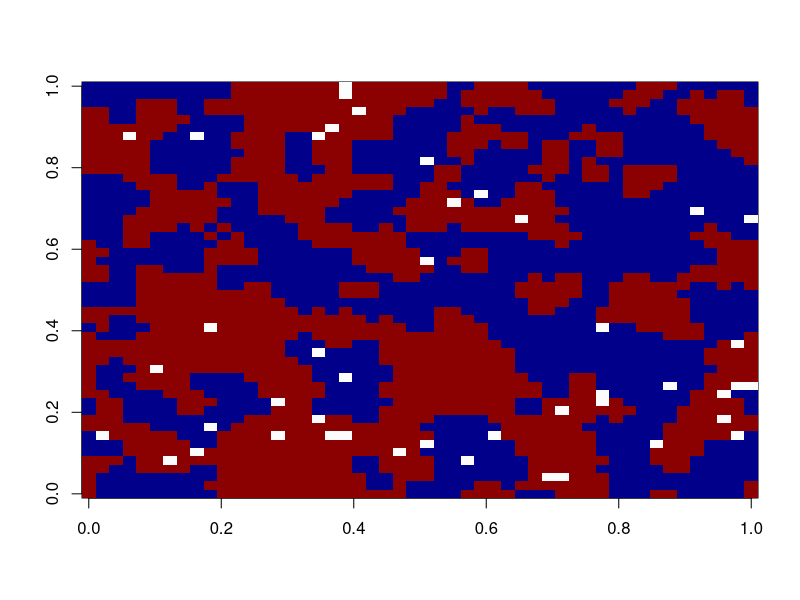
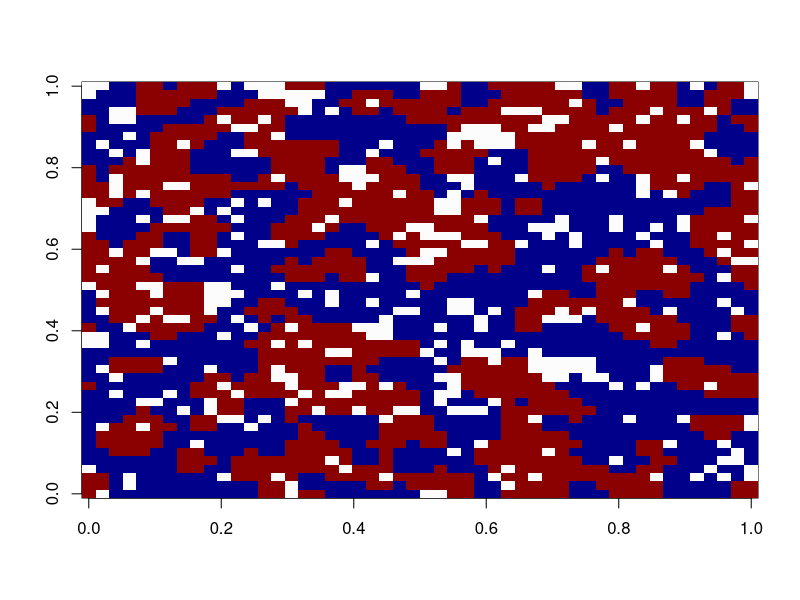
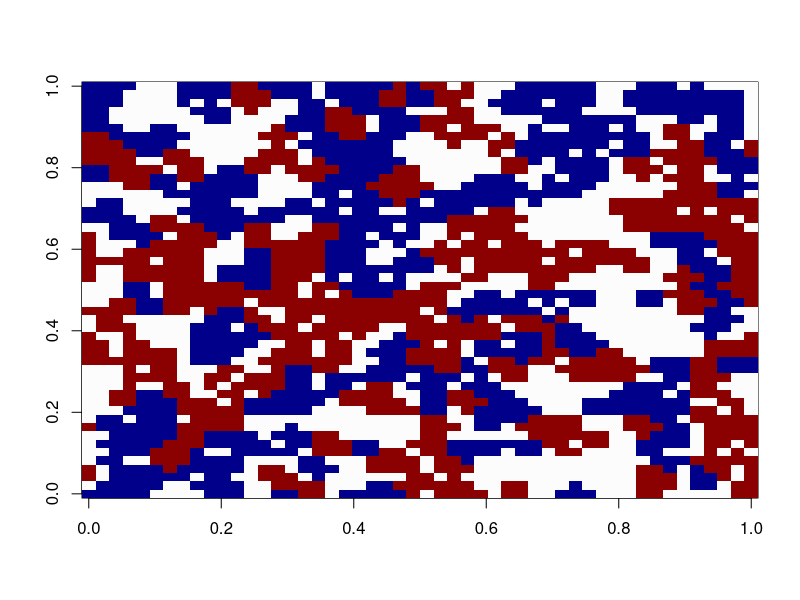
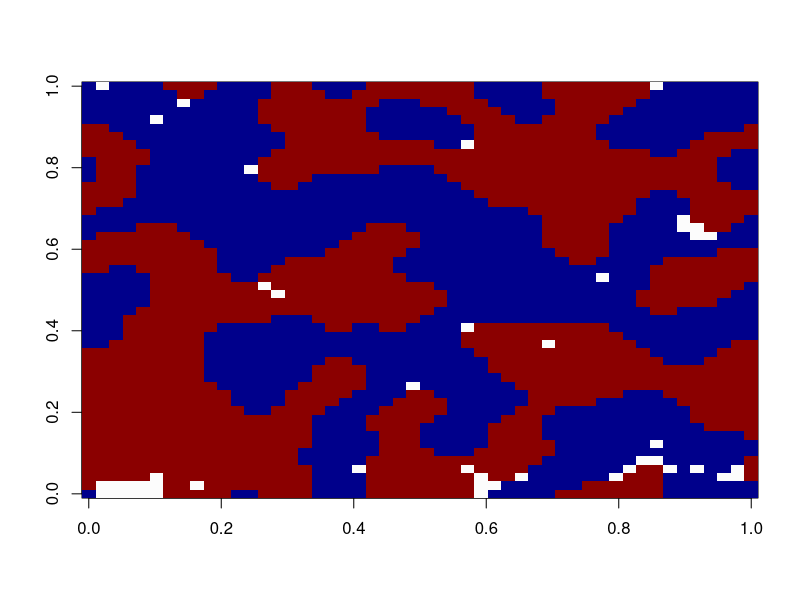
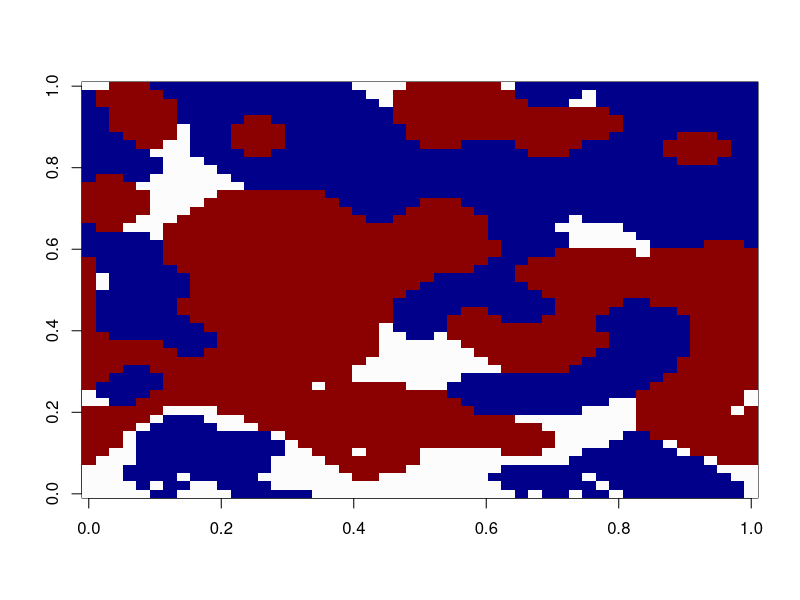
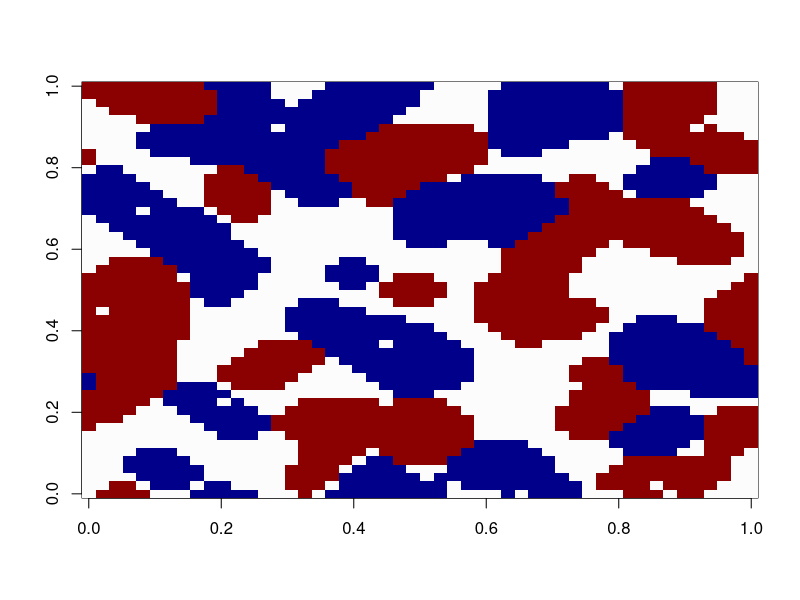
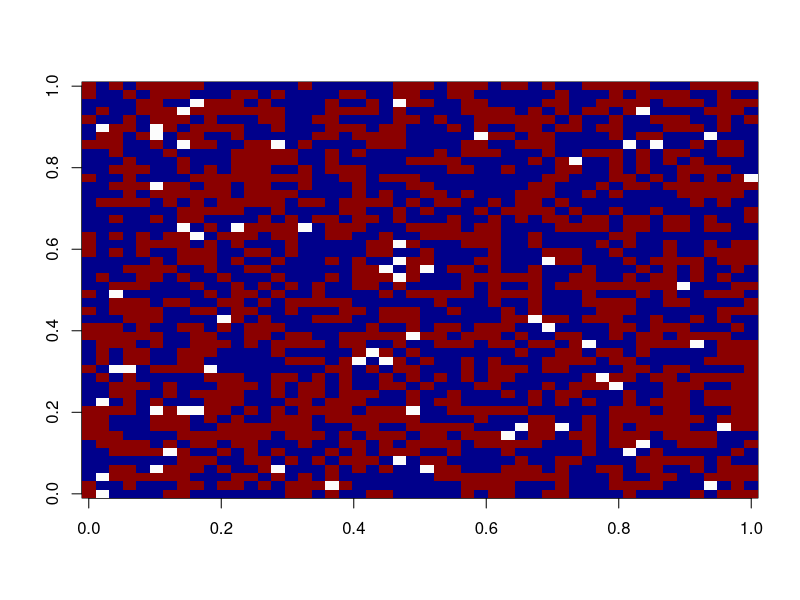
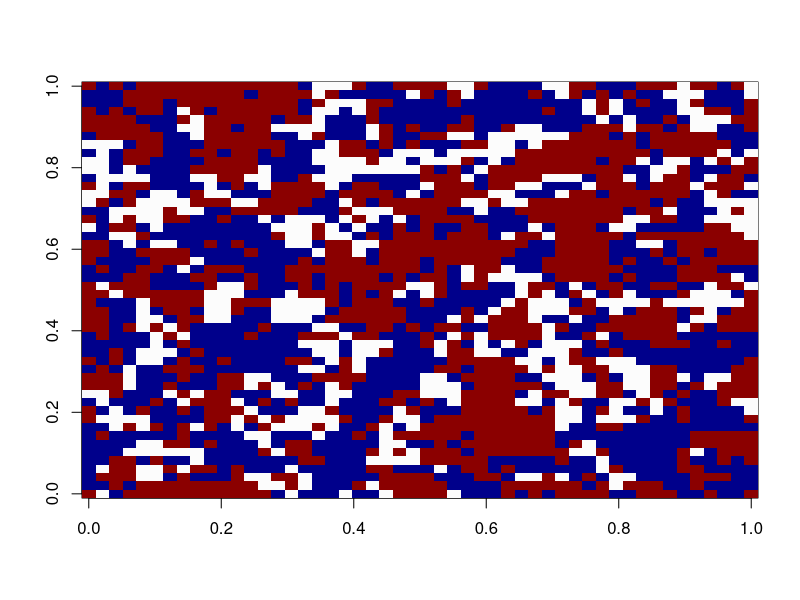

The R script that drew these images, in order: (Note: a time limit stopped this script after it produced the figures.)
## ---- chunk 1
#APPLIQUE LE MODEL DE Schelling
one.simu<-function(seuil=3,N=50,u=1){# par défault: seuil 3, matrice 50x50 et densité de 50%
M <- matrix(sample(c(0,1,2), replace = TRUE, prob = c(u,1,1), size = N^2), nrow = N)

V<- 1:N
G <- c(V[-1],V[1])
D <- c(V[N],V[-N])

i<-1
stop<-FALSE

while(i<=1000 & stop==FALSE)
{

nb1 <- (M[D,] == 1) + (M[G,] == 1) + (M[,D] == 1) + (M[,G] == 1) + (M[D,D] == 1) + (M[G,D] == 1) + (M [D,G] == 1) + (M[G,G] == 1)
nb2 <- (M[D,] == 2) + (M[G,] == 2) + (M[,D] == 2) + (M[,G] == 2) + (M[D,D] == 2) + (M[G,D] == 2) + (M [D,G] == 2) + (M[G,G] == 2)
#nb1, nb2 = nombre de 1 et de 2 autour de chaque case

#A DEPLACER
export1 <- (nb1 < seuil) & (M == 1)
export2 <- (nb2 < seuil) & (M == 2)
export1
export2

#OU DEPLACER
import1 <- (nb1 >= seuil) & (M == 0)
import2 <- (nb2 >= seuil) & (M == 0)
import1
import2


#POURSUITE POSSIBLE?
if( length(which(export1))==0 | length(which(export2))==0 | length(which(import1))==0 | length(which(import2))==0){
  stop<-TRUE #Non
}
  
if(stop==FALSE){#Oui
  
#CHOISIR UN AGENT INSATISFAIT
agent1<-sample(x=which(export1),size=1)
agent2<-sample(x=which(export2),size=1)
agent1
agent2

#CHOSIR ESPACE VACANT SATISFAISANT
vacant1<-sample(x=which(import1),size=1)
vacant2<-sample(x=which(import2),size=1)
vacant1
vacant2

#DEMENAGEMENT 
M[agent1]<-0
M[vacant1]<-1
M[agent2]<-0
M[vacant2]<-2
}
i<-i+1
}
M
return(M)
}

## ---- chunk 2

#MESURE AGREAGTION N0
two.simu<-function(M){
  
N<-sqrt(length(M)) 
V<- 1:N
G <- c(V[-1],V[1])
D <- c(V[N],V[-N])
  
  
nb1 <- (M[D,] == 1) + (M[G,] == 1) + (M[,D] == 1) + (M[,G] == 1) + (M[D,D] == 1) + (M[G,D] == 1) + (M [D,G] == 1) + (M[G,G] == 1)
nb2 <- (M[D,] == 2) + (M[G,] == 2) + (M[,D] == 2) + (M[,G] == 2) + (M[D,D] == 2) + (M[G,D] == 2) + (M [D,G] == 2) + (M[G,G] == 2)
#nb1, nb2 = nombre de 1 et de 2 autour de chaque case
nb1
nb2

N0<-0# N0 qui sert a mesurer agrégation

#parcour de la matrice 
for(j in 1:(N*N)){
  
  if (M[j]==1 & nb1[j]==8){
    N0<-N0+1
    
  }
  if (M[j]==2 & nb2[j]==8 ){
    N0<-N0+1
  }

}


return (N0)
}

## ---- chunk 3
s3d02EX<-one.simu(3,50,0.04)#densité 2%
image(s3d02EX,col=c("gray99","darkblue","darkred"))
## ---- chunk 4
s3d15EX<-one.simu(3,50,0.35)#densité 15%
image(s3d15EX,col=c("gray99","darkblue","darkred"))
## ---- chunk 5
s3d33EX<-one.simu(3,50,1)#densité 33%
image(s3d33EX,col=c("gray99","darkblue","darkred"))
## ---- chunk 6
s4d02EX<-one.simu(4,50,0.04)#densité 2%
image(s4d02EX,col=c("gray99","darkblue","darkred"))
## ---- chunk 7
s4d15EX<-one.simu(4,50,0.35)#densité 15%
image(s4d15EX,col=c("gray99","darkblue","darkred"))
## ---- chunk 8
s4d33EX<-one.simu(4,50,1)#densité 33%
image(s4d33EX,col=c("gray99","darkblue","darkred"))
## ---- chunk 9
s5d02EX<-one.simu(5,50,0.04)#densité 2%
image(s5d02EX,col=c("gray99","darkblue","darkred"))
## ---- chunk 10
s5d15EX<-one.simu(5,50,0.35)#densité 15%
image(s5d15EX,col=c("gray99","darkblue","darkred"))
## ---- chunk 11
s5d33EX<-one.simu(5,50,1)#densité 33%
image(s5d33EX,col=c("gray99","darkblue","darkred"))
## ---- chunk 12
#simu avec seuil 3 et densité de 20 a 60%
s3d02<-replicate(100,two.simu(one.simu(3,50,0.04)))
s3d15<-replicate(100,two.simu(one.simu(3,50,0.35)))
s3d33<-replicate(100,two.simu(one.simu(3,50,1)))

#simu avec seuil 4 et densité de 20 a 60%
s4d02<-replicate(100,two.simu(one.simu(4,50,0.04)))
s4d15<-replicate(100,two.simu(one.simu(4,50,0.35)))
s4d33<-replicate(100,two.simu(one.simu(4,50,1)))


#simu avec seul 5 et densité de 20 a 60%
s5d02<-replicate(100,two.simu(one.simu(5,50,0.04)))
s5d15<-replicate(100,two.simu(one.simu(5,50,0.35)))
s5d33<-replicate(100,two.simu(one.simu(5,50,1)))

## ---- chunk 13

d<-c(2,15,33)# différentes densité
echelle<-c(0,750,1500)#servira pour la taille du plot
x3<-c(mean(s3d02),mean(s3d15),mean(s3d33)) #liste des moyennes des seuil 3 et des différentes densités
x4<-c(mean(s4d02),mean(s4d15),mean(s4d33)) #liste des moyennes des seuil 4 et des différentes densités
x5<-c(mean(s5d02),mean(s5d15),mean(s5d33)) #liste des moyennes des seuil 5 et des différentes densités

d
x3
x4
x5
## ---- chunk 14
liste<-list(d,x3,x4,x5,echelle)
donnees<-data.frame(liste)
colnames(donnees)<-c("densité","mesure agrégation seuil 3", "mesure agrégation seuil 4","mesure agrégation seuil 5","echelle")
print(summary(donnees))

## ---- chunk 15
donnees
## ---- chunk 16
plot(donnees$densité,donnees$echelle,type="b",lwd=7,xlab="densité d'espaces vacants en %",ylab="mesure d'agrégation(No)",col="white")
lines(donnees$densité,donnees$`mesure agrégation seuil 3`,col="green",lwd=4,type="b")
lines(donnees$densité,donnees$`mesure agrégation seuil 4`,col="red",lwd=4,type="b")
lines(donnees$densité,donnees$`mesure agrégation seuil 5`,col="blue",lwd=4,type="b")
legend(20,1580, legend=c("Seuil 3", "Seuil 4","Seuil 5"), col=c("green", "red","blue"), lty=1,lwd=4)
